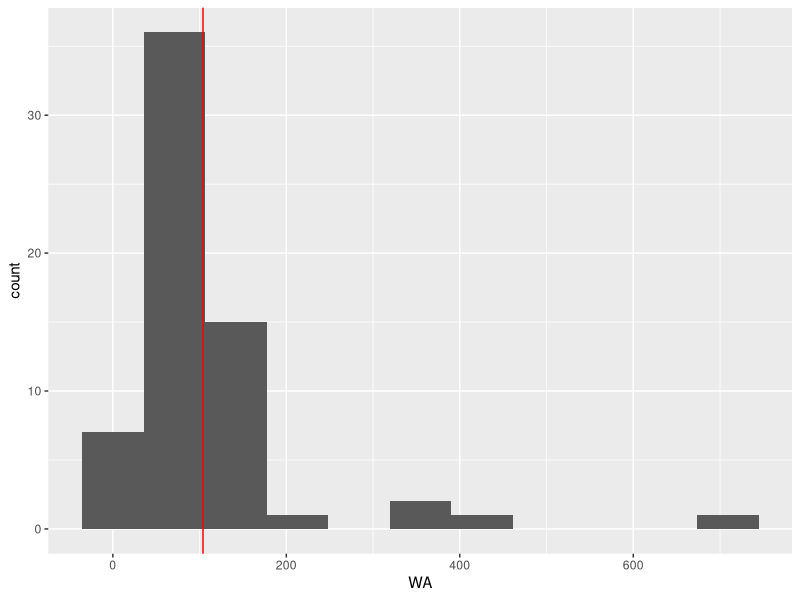
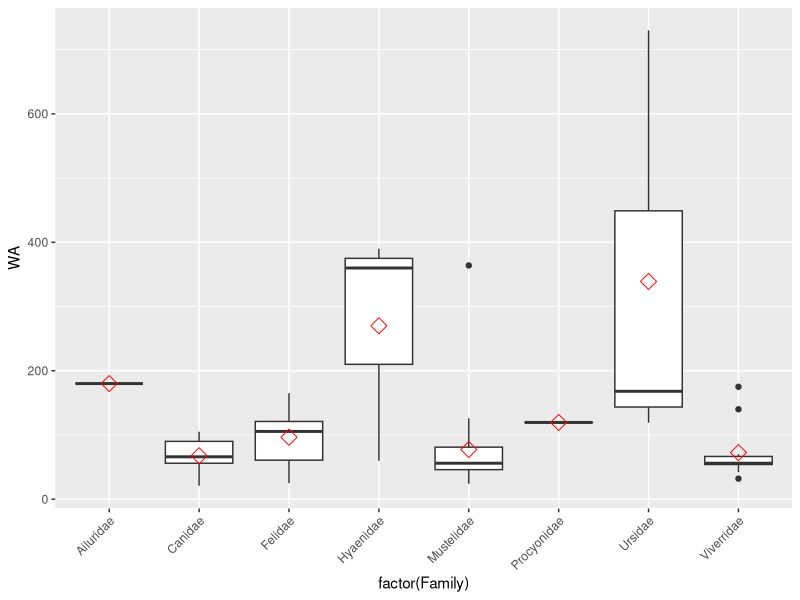
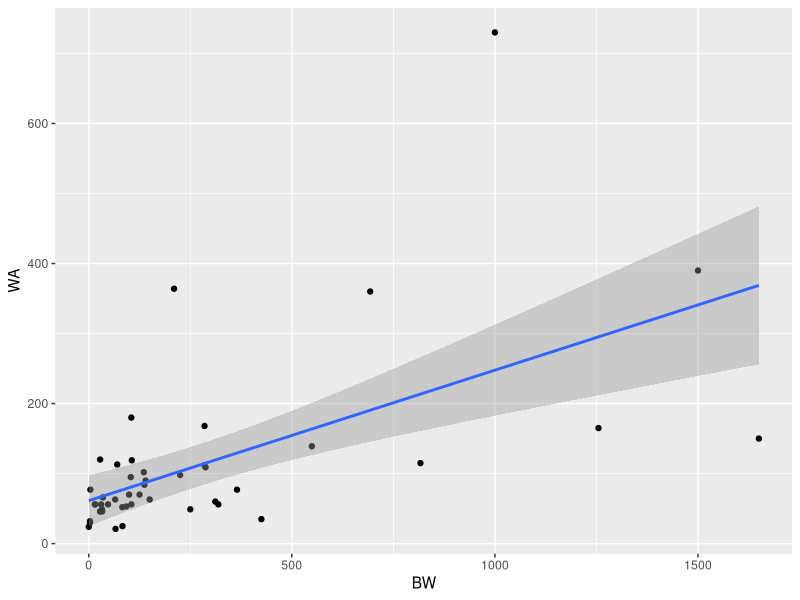

These figures' R source, in order:
library(ggplot2)
library(ape)
library(dplyr)
data(carnivora) # Dataframe from package

## Plot for average weaning age
mnWA <- mean(carnivora$WA, na.rm=TRUE)
ggplot(carnivora, aes(WA)) +
    geom_histogram(bins=11) +
    geom_vline(xintercept = mnWA, color="red")

## Box plot for weaning age
ggplot(carnivora, aes(factor(Family), WA)) +
       geom_boxplot() +
       stat_summary(fun.y=mean, geom="point", shape=23, size=4, color="red") + 
       theme(axis.text.x = element_text(hjust = 1, angle = 45))

## Summaries with dplyr
carnivora %>%
    group_by(Family) %>%
    summarise(mnWeaningAge = mean(WA, na.rm=TRUE), mnBirthWeight = mean(BW, na.rm=TRUE))

## Linear Regression
carnivora %>%
    ggplot(aes(BW, WA)) + 
    geom_point() + 
    geom_smooth(method="lm")
